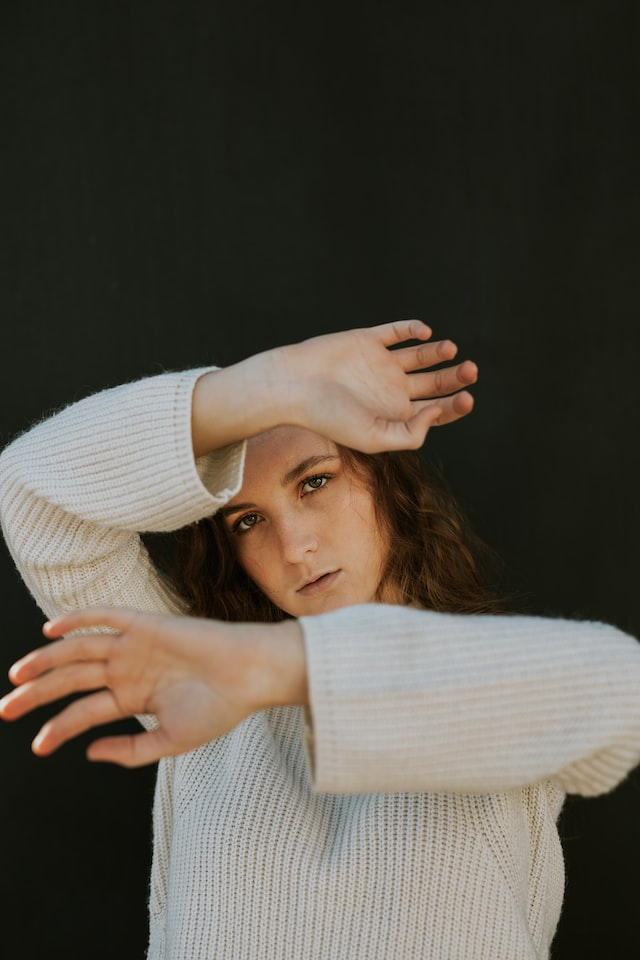
#> input picture transcribe-asl/image.jpg, 640 x 960 px; its folder holds only this picture in this run
$ python -i detect_ir_mediapipe.py   (imports and definitions only)
#> lines starting #> are read from the running program, lines starting #| are printed output that depends on the picture
#> in load_image_as_IR, image is the input picture: shape (960, 640, 3); mean B, G, R 70.6, 80.5, 86.4
import cv2
import numpy as np
import glob
from matplotlib import pyplot as plt

# from gesture.base import Gesture
import mediapipe as mp
import os

mp_drawing = mp.solutions.drawing_utils
mp_drawing_styles = mp.solutions.drawing_styles
mp_holistic = mp.solutions.holistic

# [11 lines of commented-out code are left out]


def unsharp_mask(image, kernel_size=(5, 5), sigma=1.0, amount=1.0, threshold=0):
    """Return a sharpened version of the image, using an unsharp mask."""
#> called with kernel_size = (5, 5), sigma = 1, amount = 1, threshold = 0
    blurred = cv2.GaussianBlur(image, kernel_size, sigma)
    sharpened = float(amount + 1) * image - float(amount) * blurred
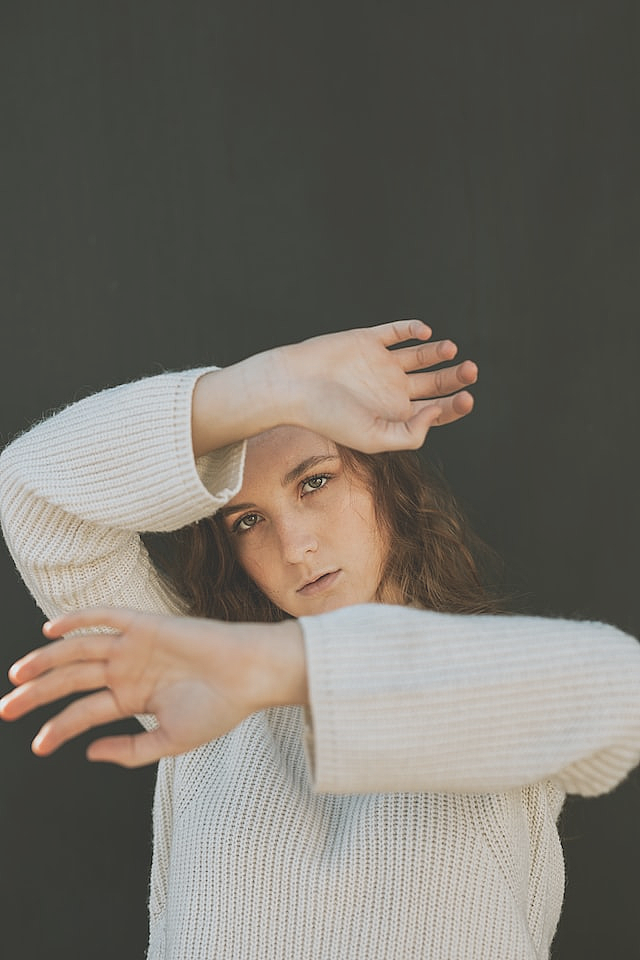
#> sharpened: shape (960, 640, 3) float64; mean B, G, R 70.6, 80.5, 86.4; drawn with min black and max white
    sharpened = np.maximum(sharpened, np.zeros(sharpened.shape))
    sharpened = np.minimum(sharpened, 255 * np.ones(sharpened.shape))
    sharpened = sharpened.round().astype(np.uint8)
    if threshold > 0:
        low_contrast_mask = np.absolute(image - blurred) < threshold
        np.copyto(sharpened, image, where=low_contrast_mask)
    return sharpened


def load_image_as_IR(image_path, rf=False, equalize=True, sharpen=True):
    image = cv2.imread(image_path)
    if sharpen:
        # Define a sharpening kernel
        image = unsharp_mask(
            image, kernel_size=(5, 5), sigma=1.0, amount=1.0, threshold=0
        )
    if rf:
        image[:, :, 1:3] = 0  # set B and G channels to 0
    image = cv2.cvtColor(image, cv2.COLOR_BGR2GRAY)
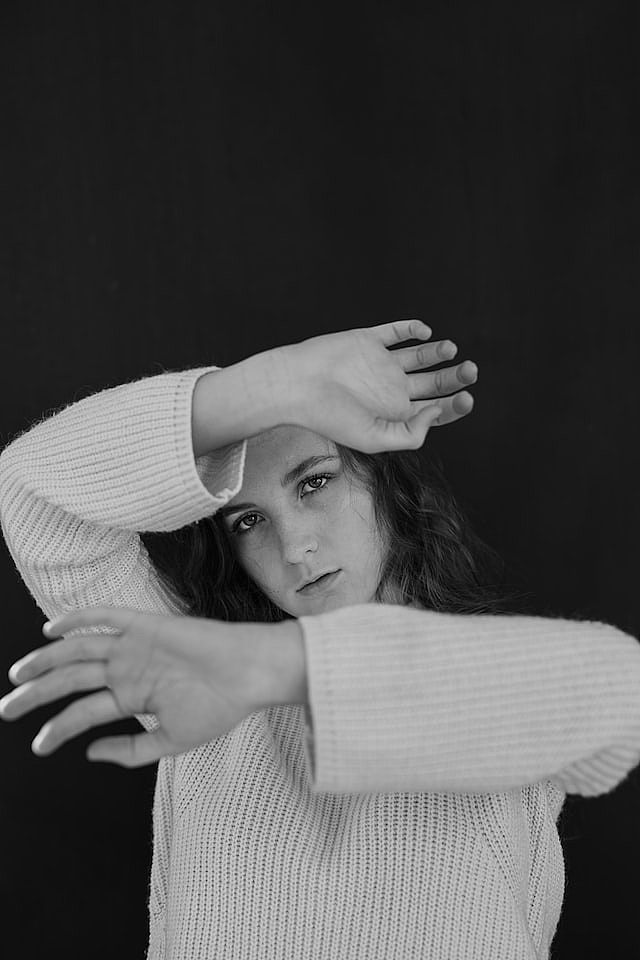
#> image: shape (960, 640); min 0, max 245, mean 81.1
    if equalize:
        # Apply CLAHE for local histogram equalization
        clahe = cv2.createCLAHE(clipLimit=10.0, tileGridSize=(5, 5))
        image = clahe.apply(image)
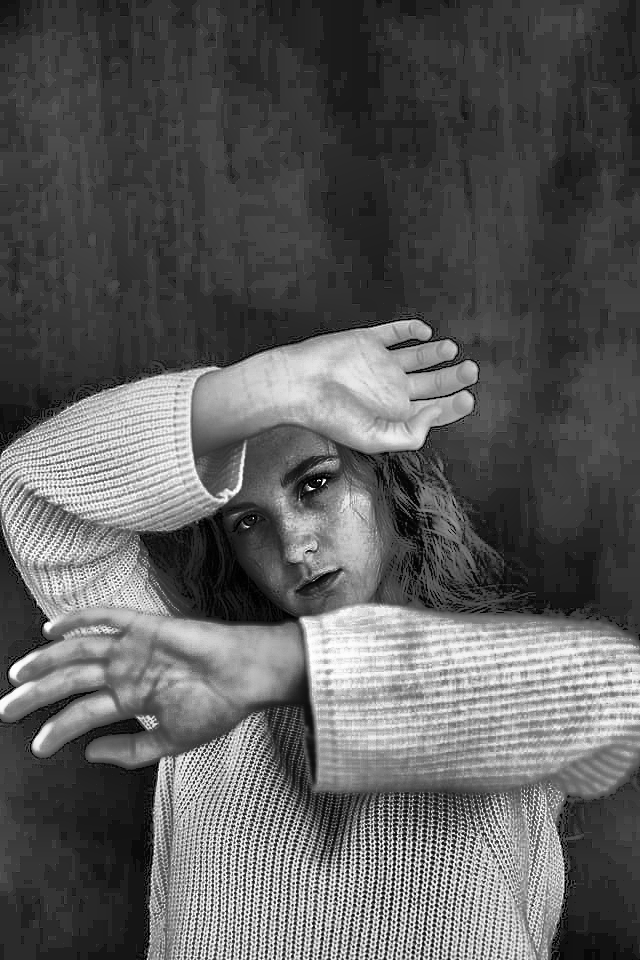
#> image: shape (960, 640); min 0, max 255, mean 93.1
    image = cv2.cvtColor(image, cv2.COLOR_GRAY2RGB)
#> image: shape (960, 640, 3)

    return image[:, :, ::-1]


def draw_hand_from_kps(right_hand_data_f, image_shape):
    hand_connections = [
        [0, 1, 2, 3, 4],
        [0, 5, 6, 7, 8],
        [0, 9, 10, 11, 12],
        [0, 13, 14, 15, 16],
        [0, 17, 18, 19, 20],
    ]
    right_hand_data_f[:, 0] = right_hand_data_f[:, 0] * image_shape[1]
    right_hand_data_f[:, 1] = right_hand_data_f[:, 1] * image_shape[0]

    for connections in hand_connections:
        for i in range(len(connections) - 1):
            x1, y1, z1 = right_hand_data_f[connections[i]]
            x2, y2, z2 = right_hand_data_f[connections[i + 1]]
            plt.plot((x1, x2), (y1, y2), "r")


# [3 lines not run here, left out]

images_names = glob.glob("input/*.jpg")

# [28 lines not run here, left out]

>>> result = load_image_as_IR('image.jpg')
